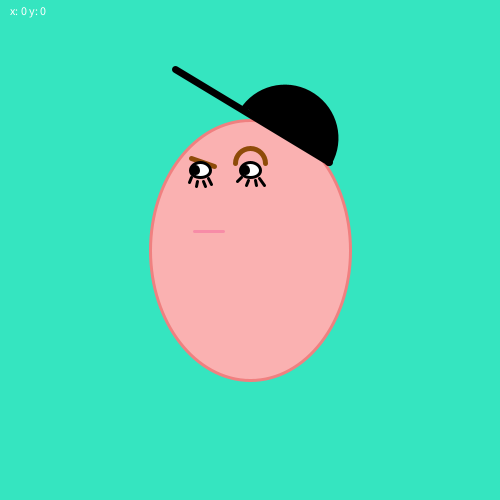
Frame 1 (no input)
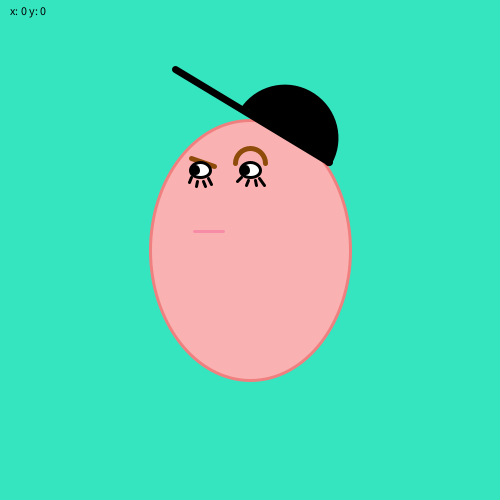
Frame 60 (the mouse pressed at the canvas centre just before this capture)
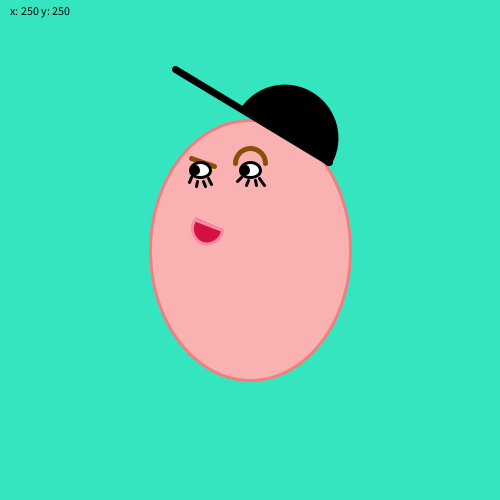
Frame 120 (the mouse held since frame 60 and released just before this capture)

The Processing sketch that drew these frames (run headless with seeded random() and noise(); from frame 60 on, the mouse is pressed at the canvas centre):

// Processing sketch: processing_162801
// ── processing_162801.pde

int x = 250;
int y = 250;
// noget med radians???
//float deg = 45.0;
//float rad = radians (deg);

void setup() {
  size(500, 500);
}

void draw() {
  //println radians??
  //println (deg + "degree is" + rad + "radians");
  
background(53, 229, 192);
text("x: "+mouseX+" y: "+mouseY, 10, 15);

//face
stroke(240, 128, 128);
strokeWeight(3);
ellipseMode(CENTER);
fill(250, 177, 177);
ellipse(x, y, 200, 260);

//right eyebrow
strokeWeight(5);
stroke(142, 75, 9);
fill(250, 177, 177);
arc(250, 163, 30, 30, PI, PI+PI);

//left eyebrow
line(214, 166, 191, 158);

//left eye
strokeWeight(3);
stroke(0, 0, 0);
fill(255, 255, 255);
ellipse(200, 170, 20, 15);
fill(0, 0, 0);
ellipse(195, 170, 7, 7);
line(191, 177, 189, 182);
line(197, 181, 196, 186);
line(203, 181, 205, 186);
line(208, 178, 211, 184);

//right eye
stroke(0, 0, 0);
fill(255, 255, 255);
ellipse(250, 170, 20, 15);
fill(0, 0, 0);
ellipse(245, 170, 7, 7);
line(241, 177, 237, 181);
line(248, 180, 246, 185);
line(255, 180, 256, 185);
line(259, 178, 264, 185);

//mouth
if(mousePressed){
stroke(247, 140, 167);
fill(211,17,66);
arc(207, 229, 30, 30, 0, PI+QUARTER_PI, OPEN);
line(196, 220, 222, 230);
}else{
 stroke(247, 140, 167);
 line(194, 231, 223, 231);
}

//cap

stroke(0, 0, 0);
strokeWeight(7);
line(175, 69, 329, 162);
fill(0, 0, 0);
//rotate??
//translate(width/2, height/2);
//rotate(PI/0.1);
arc(285, 138, 100, 100, 3.8, 6.8);  

//



}
